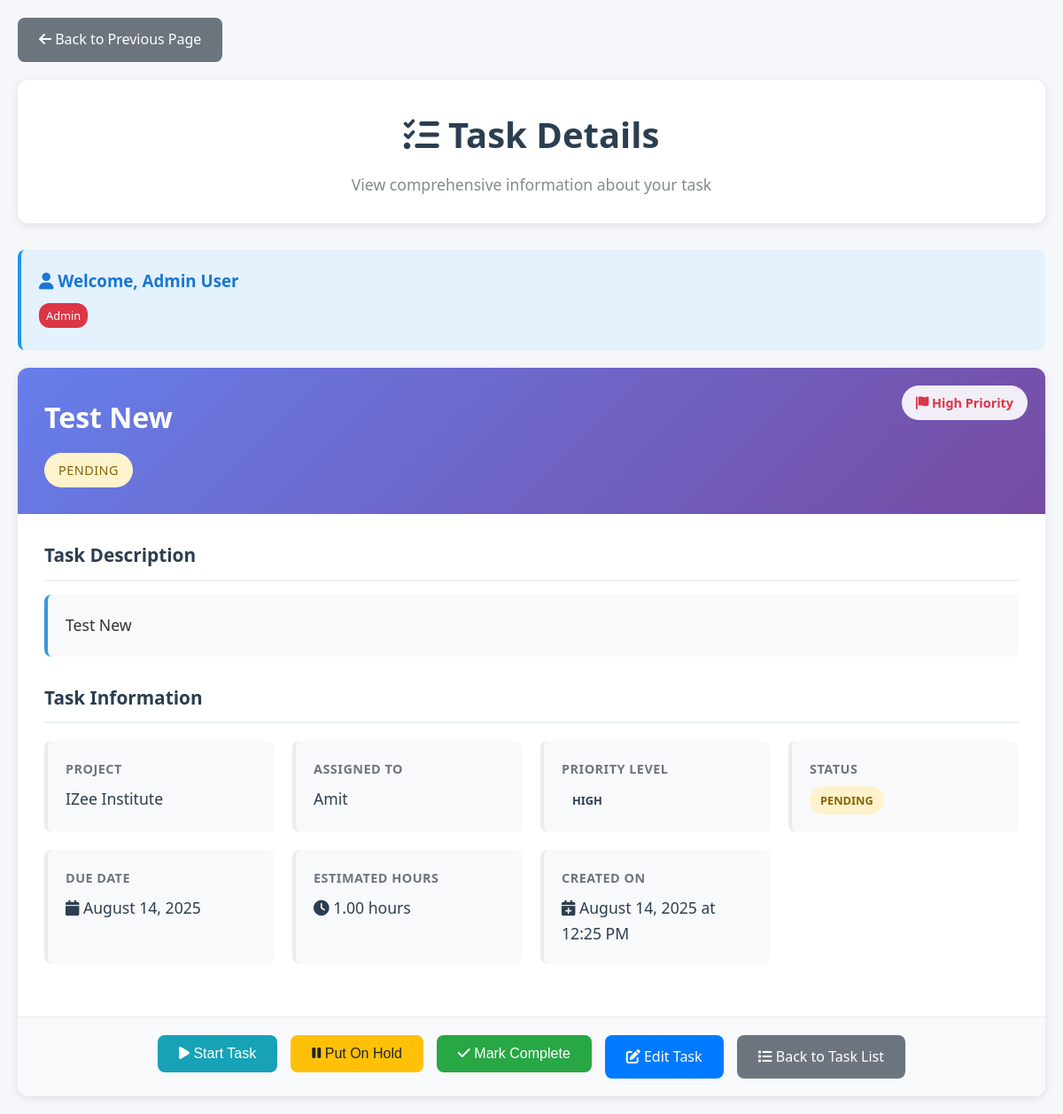
Screenshot of /view-task.php?id=70 (signed in) with the database file from the repository.
### tables this page shows
CREATE TABLE `tasks` (
  `id` int(11) NOT NULL,
  `title` varchar(200) NOT NULL,
  `description` text DEFAULT NULL,
  `status` enum('pending','in_progress','completed','on_hold') DEFAULT 'pending',
  `priority` enum('low','medium','high') DEFAULT 'medium',
  `project_id` int(11) DEFAULT NULL,
  `assigned_to` int(11) DEFAULT NULL,
  `assigned_by` int(11) DEFAULT NULL,
  `due_date` date DEFAULT NULL,
  `estimated_hours` decimal(5,2) DEFAULT NULL,
  `actual_hours` decimal(5,2) DEFAULT NULL,
  `created_at` timestamp NOT NULL DEFAULT current_timestamp(),
  `updated_at` timestamp NOT NULL DEFAULT current_timestamp() ON UPDATE current_timestamp(),
  `completed_at` timestamp NULL DEFAULT NULL,
  `completed_by` int(11) DEFAULT NULL
);

CREATE TABLE `projects` (
  `id` int(11) NOT NULL,
  `name` varchar(200) NOT NULL,
  `description` text DEFAULT NULL,
  `status` enum('pending','active','completed','on_hold') DEFAULT 'pending',
  `priority` enum('low','medium','high') DEFAULT 'medium',
  `start_date` date DEFAULT NULL,
  `end_date` date DEFAULT NULL,
  `progress` int(11) DEFAULT 0,
  `manager_id` int(11) DEFAULT NULL,
  `created_at` timestamp NOT NULL DEFAULT current_timestamp(),
  `updated_at` timestamp NOT NULL DEFAULT current_timestamp() ON UPDATE current_timestamp()
);

CREATE TABLE `users` (
  `id` int(11) NOT NULL,
  `username` varchar(50) NOT NULL,
  `email` varchar(100) NOT NULL,
  `password` varchar(255) NOT NULL,
  `full_name` varchar(100) NOT NULL,
  `role` enum('admin','manager','member') DEFAULT 'member',
  `avatar` varchar(255) DEFAULT NULL,
  `created_at` timestamp NOT NULL DEFAULT current_timestamp(),
  `updated_at` timestamp NOT NULL DEFAULT current_timestamp() ON UPDATE current_timestamp(),
  `job_title` varchar(100) DEFAULT NULL
);

### view-task.php (the view, shortened to what this page needs)
<?php
$current_user = [
    'id' => $_SESSION['user_id'],
    'username' => $_SESSION['username'],
    'full_name' => $_SESSION['full_name'],
    'role' => $_SESSION['role']
];
$task_id = $_GET['id'] ?? null;
$error_message = '';
$task = null;
if (!$task_id) {
    $error_message = 'No task ID provided.';
} else {
    try {
        $pdo = getDBConnection();
        $sql = "SELECT t.*, p.name as project_name, u.full_name as assignee_name, c.full_name as completed_by_name
                FROM tasks t
                LEFT JOIN projects p ON t.project_id = p.id
                LEFT JOIN users u ON t.assigned_to = u.id
                LEFT JOIN users c ON t.completed_by = c.id
                WHERE t.id = ?";
        $stmt = $pdo->prepare($sql);
        $stmt->execute([$task_id]);
        $task = $stmt->fetch(PDO::FETCH_ASSOC);
    } catch (Exception $e) {
        $error_message = 'Error loading task: ' . $e->getMessage();
    }
}
?>
<!DOCTYPE html>
<html lang="en">
<head>
    <link href="https://cdnjs.cloudflare.com/ajax/libs/font-awesome/6.0.0/css/all.min.css" rel="stylesheet">
</head>
<body>
    <div class="container">
        <a href="javascript:history.back()" class="back-button">
            <i class="fas fa-arrow-left"></i> Back to Previous Page
        </a>
        <div class="page-header">
            <h1><i class="fas fa-tasks"></i> Task Details</h1>
            <p>View comprehensive information about your task</p>
        </div>
        <?php if ($error_message): ?>
            <div class="error-message">
                <i class="fas fa-exclamation-circle"></i> <?php echo htmlspecialchars($error_message); ?>
                <br><br>
                <a href="javascript:history.back()" class="btn btn-secondary">Go Back</a>
            </div>
        <?php elseif ($task): ?>
            <div class="user-info">
                <h3><i class="fas fa-user"></i> Welcome, <?php echo htmlspecialchars($current_user['full_name']); ?></h3>
                <p><span class="role-badge <?php echo $current_user['role']; ?>"><?php echo ucfirst($current_user['role']); ?></span></p>
            </div>
            <div class="task-detail-card">
                <div class="task-header">
                    <h1 class="task-title"><?php echo htmlspecialchars($task['title']); ?></h1>
                    <span class="task-status status-<?php echo $task['status']; ?>">
                        <?php echo ucfirst(str_replace('_', ' ', $task['status'])); ?>
                    </span>
                    <div class="task-priority priority-<?php echo $task['priority']; ?>">
                        <i class="fas fa-flag"></i> <?php echo ucfirst($task['priority']); ?> Priority
                    </div>
                </div>
                <div class="task-content">
                    <?php if ($task['description']): ?>
                        <div class="task-section">
                            <h2 class="section-title">Task Description</h2>
                            <div class="task-description">
                                <?php echo nl2br(htmlspecialchars($task['description'])); ?>
                            </div>
                        </div>
                    <?php endif; ?>
                    <div class="task-section">
                        <h2 class="section-title">Task Information</h2>
                        <div class="info-grid">
                            <div class="info-item">
                                <div class="info-label">Project</div>
                                <div class="info-value">
                                    <?php echo $task['project_name'] ? htmlspecialchars($task['project_name']) : 'No Project Assigned'; ?>
                                </div>
                            </div>
                            <div class="info-item">
                                <div class="info-label">Assigned To</div>
                                <div class="info-value">
                                    <?php echo $task['assignee_name'] ? htmlspecialchars($task['assignee_name']) : 'Unassigned'; ?>
                                </div>
                            </div>
                            <div class="info-item">
                                <div class="info-label">Priority Level</div>
                                <div class="info-value">
                                    <span class="status-badge status-<?php echo $task['priority']; ?>">
                                        <?php echo ucfirst($task['priority']); ?>
                                    </span>
                                </div>
                            </div>
                            <div class="info-item">
                                <div class="info-label">Status</div>
                                <div class="info-value">
                                    <span class="status-badge status-<?php echo $task['status']; ?>">
                                        <?php echo ucfirst(str_replace('_', ' ', $task['status'])); ?>
                                    </span>
                                </div>
                            </div>
                            <?php if ($task['due_date']): ?>
                                <div class="info-item">
                                    <div class="info-label">Due Date</div>
                                    <div class="info-value">
                                        <i class="fas fa-calendar"></i> <?php echo date('F j, Y', strtotime($task['due_date'])); ?>
                                    </div>
                                </div>
                            <?php endif; ?>
                            <?php if ($task['estimated_hours']): ?>
                                <div class="info-item">
                                    <div class="info-label">Estimated Hours</div>
                                    <div class="info-value">
                                        <i class="fas fa-clock"></i> <?php echo $task['estimated_hours']; ?> hours
                                    </div>
                                </div>
                            <?php endif; ?>
                            <div class="info-item">
                                <div class="info-label">Created On</div>
                                <div class="info-value">
                                    <i class="fas fa-calendar-plus"></i> <?php echo date('F j, Y \a\t g:i A', strtotime($task['created_at'])); ?>
                                </div>
                            </div>
                        </div>
                    </div>
                </div>
                <div class="task-actions">
                    <?php
                    $can_modify = false;
                    if (in_array($current_user['role'], ['admin', 'manager'])) {
                        $can_modify = true;
                    } else {
                        $can_modify = ($task['assigned_to'] == $current_user['id']);
                    }
                    ?>
                    <?php if ($can_modify): ?>
                        <?php if ($task['status'] === 'pending'): ?>
                            <form method="POST" action="simple-task-management.php" style="display: inline;">
                                <button type="submit" class="btn btn-info">
                                    <i class="fas fa-play"></i> Start Task
                                </button>
                            </form>
                        <?php endif; ?>
                        <?php if ($task['status'] === 'pending' || $task['status'] === 'in_progress'): ?>
                            <form method="POST" action="simple-task-management.php" style="display: inline;">
                                <button type="submit" class="btn btn-warning">
                                    <i class="fas fa-pause"></i> Put On Hold
                                </button>
                            </form>
                        <?php endif; ?>
                        <?php if ($task['status'] !== 'completed'): ?>
                            <?php if (in_array($current_user['role'], ['admin', 'manager'])): ?>
                                <form method="POST" action="simple-task-management.php" style="display: inline;">
                                    <button type="submit" class="btn btn-success" onclick="return confirm('Mark this task as completed?')">
                                        <i class="fas fa-check"></i> Mark Complete
                                    </button>
                                </form>
                            <?php else: ?>
                                <span class="btn btn-secondary" style="cursor: not-allowed; opacity: 0.6;" title="Only managers and admins can mark tasks as completed">
                                    <i class="fas fa-lock"></i> Complete (Restricted)
                                </span>
                            <?php endif; ?>
                        <?php endif; ?>
                    <?php endif; ?>
                    <?php if (in_array($current_user['role'], ['admin', 'manager'])): ?>
                        <a href="edit-task.php?id=<?php echo $task['id']; ?>" class="btn btn-primary">
                            <i class="fas fa-edit"></i> Edit Task
                        </a>
                    <?php endif; ?>
                    <a href="simple-task-management.php" class="btn btn-secondary">
                        <i class="fas fa-list"></i> Back to Task List
                    </a>
                </div>
            </div>
        <?php endif; ?>
    </div>
</body>
</html>

### view-task.php (style rules this page uses)
* { margin: 0; padding: 0; box-sizing: border-box; }
body { font-family: 'Segoe UI', Tahoma, Geneva, Verdana, sans-serif; background: #f5f7fa; color: #333; line-height: 1.6; }
.container { max-width: 1200px; margin: 0 auto; padding: 20px; }
.page-header { background: white; padding: 30px; border-radius: 12px; box-shadow: 0 2px 10px rgba(0,0,0,0.1); margin-bottom: 30px; text-align: center; }
.page-header h1 { color: #2c3e50; margin-bottom: 10px; font-size: 2.5rem; }
.page-header p { color: #7f8c8d; font-size: 1.1rem; }
.back-button { display: inline-block; background: #6c757d; color: white; padding: 12px 24px; text-decoration: none; border-radius: 8px; margin-bottom: 20px; transition: background 0.3s; }
.task-detail-card { background: white; border-radius: 12px; box-shadow: 0 2px 10px rgba(0,0,0,0.1); overflow: hidden; }
.task-header { background: linear-gradient(135deg, #667eea 0%, #764ba2 100%); color: white; padding: 30px; position: relative; }
.task-title { font-size: 2rem; margin-bottom: 15px; font-weight: 600; }
.task-status { display: inline-block; background: rgba(255,255,255,0.2); padding: 8px 16px; border-radius: 20px; font-size: 0.9rem; font-weight: 500; text-transform: uppercase; letter-spacing: 0.5px; }
.task-priority { position: absolute; top: 20px; right: 20px; background: rgba(255,255,255,0.9); color: #333; padding: 8px 16px; border-radius: 20px; font-weight: 600; font-size: 0.9rem; }
.priority-high { color: #dc3545; }
.task-content { padding: 30px; }
.task-section { margin-bottom: 30px; }
.section-title { font-size: 1.3rem; color: #2c3e50; margin-bottom: 15px; padding-bottom: 10px; border-bottom: 2px solid #ecf0f1; font-weight: 600; }
.task-description { background: #f8f9fa; padding: 20px; border-radius: 8px; border-left: 4px solid #3498db; font-size: 1.1rem; line-height: 1.7; }
.info-grid { display: grid; grid-template-columns: repeat(auto-fit, minmax(250px, 1fr)); gap: 20px; margin-top: 20px; }
.info-item { background: #f8f9fa; padding: 20px; border-radius: 8px; border-left: 4px solid #e9ecef; }
.info-label { font-weight: 600; color: #6c757d; margin-bottom: 8px; font-size: 0.9rem; text-transform: uppercase; letter-spacing: 0.5px; }
.info-value { font-size: 1.1rem; color: #2c3e50; font-weight: 500; }
.task-actions { background: #f8f9fa; padding: 20px; border-top: 1px solid #e9ecef; display: flex; gap: 15px; flex-wrap: wrap; justify-content: center; }
.btn { display: inline-block; padding: 12px 24px; border: none; border-radius: 8px; text-decoration: none; font-weight: 500; cursor: pointer; transition: all 0.3s; font-size: 1rem; }
.btn-primary { background: #007bff; color: white; }
.btn-success { background: #28a745; color: white; }
.btn-warning { background: #ffc107; color: #212529; }
.btn-info { background: #17a2b8; color: white; }
.btn-secondary { background: #6c757d; color: white; }
.status-badge { display: inline-block; padding: 6px 12px; border-radius: 20px; font-size: 0.8rem; font-weight: 600; text-transform: uppercase; }
.status-pending { background: #fff3cd; color: #856404; }
.user-info { background: #e3f2fd; padding: 20px; border-radius: 8px; margin: 20px 0; border-left: 4px solid #2196f3; }
.user-info h3 { margin: 0 0 10px 0; color: #1976d2; }
.user-info p { margin: 5px 0; color: #424242; }
.role-badge { display: inline-block; background: #007bff; color: white; padding: 4px 8px; border-radius: 12px; font-size: 0.8rem; font-weight: 500; }
.role-badge.admin { background: #dc3545; }

### rows the page displays
tasks: title "Test New", status "PENDING", priority "High", description "Test New", project.name "IZee Institute", assigned_to.full_name "Amit", priority "HIGH", due_date "August 14, 2025", estimated_hours "1.00", created_at "August 14, 2025 at 12:25 PM"

### other values shown
$current_user['full_name'] "Admin User"
$current_user['role'] "Admin"
